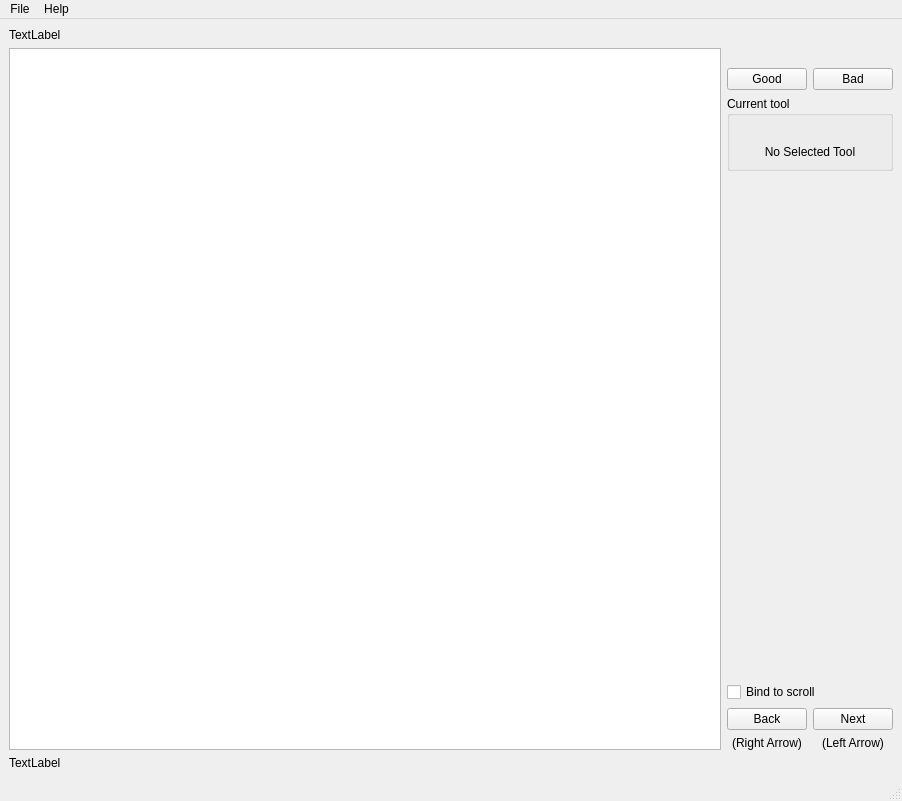
<?xml version="1.0" encoding="UTF-8"?>
<ui version="4.0">
 <class>MainWindow</class>
 <widget class="QMainWindow" name="MainWindow">
  <property name="geometry">
   <rect>
    <x>0</x>
    <y>0</y>
    <width>902</width>
    <height>801</height>
   </rect>
  </property>
  <property name="windowTitle">
   <string>CapFinder</string>
  </property>
  <widget class="QWidget" name="centralwidget">
   <layout class="QHBoxLayout" name="horizontalLayout_5">
    <item>
     <layout class="QVBoxLayout" name="verticalLayout_8">
      <item>
       <widget class="QLabel" name="label">
        <property name="text">
         <string>TextLabel</string>
        </property>
       </widget>
      </item>
      <item>
       <layout class="QHBoxLayout" name="horizontalLayout_4">
        <item>
         <widget class="QGraphicsView" name="graphicsView"/>
        </item>
        <item>
         <layout class="QVBoxLayout" name="verticalLayout_7">
          <item>
           <layout class="QHBoxLayout" name="horizontalLayout_2">
            <item>
             <layout class="QVBoxLayout" name="verticalLayout_4">
              <item>
               <widget class="QLabel" name="label_4">
                <property name="text">
                 <string/>
                </property>
                <property name="pixmap">
                 <pixmap>res/green32.png</pixmap>
                </property>
                <property name="alignment">
                 <set>Qt::AlignCenter</set>
                </property>
               </widget>
              </item>
              <item>
               <widget class="QPushButton" name="goodButton">
                <property name="text">
                 <string>Good</string>
                </property>
               </widget>
              </item>
             </layout>
            </item>
            <item>
             <layout class="QVBoxLayout" name="verticalLayout_5">
              <item>
               <widget class="QLabel" name="label_5">
                <property name="text">
                 <string/>
                </property>
                <property name="pixmap">
                 <pixmap>res/red32.png</pixmap>
                </property>
                <property name="alignment">
                 <set>Qt::AlignCenter</set>
                </property>
               </widget>
              </item>
              <item>
               <widget class="QPushButton" name="badButton">
                <property name="text">
                 <string>Bad</string>
                </property>
               </widget>
              </item>
             </layout>
            </item>
           </layout>
          </item>
          <item>
           <widget class="QGroupBox" name="groupBox">
            <property name="title">
             <string>Current tool</string>
            </property>
            <layout class="QHBoxLayout" name="horizontalLayout_3">
             <item>
              <layout class="QVBoxLayout" name="verticalLayout_6">
               <item>
                <widget class="QLabel" name="label_6">
                 <property name="text">
                  <string/>
                 </property>
                 <property name="pixmap">
                  <pixmap>res/no_tool64.png</pixmap>
                 </property>
                 <property name="alignment">
                  <set>Qt::AlignCenter</set>
                 </property>
                </widget>
               </item>
               <item>
                <widget class="QLabel" name="descriptionLable">
                 <property name="text">
                  <string>No Selected Tool</string>
                 </property>
                 <property name="alignment">
                  <set>Qt::AlignCenter</set>
                 </property>
                </widget>
               </item>
              </layout>
             </item>
            </layout>
           </widget>
          </item>
          <item>
           <spacer name="verticalSpacer">
            <property name="orientation">
             <enum>Qt::Vertical</enum>
            </property>
            <property name="sizeHint" stdset="0">
             <size>
              <width>17</width>
              <height>18</height>
             </size>
            </property>
           </spacer>
          </item>
          <item>
           <layout class="QVBoxLayout" name="verticalLayout_3">
            <item>
             <widget class="QCheckBox" name="checkBox">
              <property name="text">
               <string>Bind to scroll</string>
              </property>
             </widget>
            </item>
            <item>
             <layout class="QHBoxLayout" name="horizontalLayout">
              <item>
               <layout class="QVBoxLayout" name="verticalLayout">
                <item>
                 <widget class="QPushButton" name="backButton">
                  <property name="text">
                   <string>Back</string>
                  </property>
                 </widget>
                </item>
                <item>
                 <widget class="QLabel" name="label_2">
                  <property name="text">
                   <string>(Right Arrow)</string>
                  </property>
                  <property name="alignment">
                   <set>Qt::AlignCenter</set>
                  </property>
                 </widget>
                </item>
               </layout>
              </item>
              <item>
               <layout class="QVBoxLayout" name="verticalLayout_2">
                <item>
                 <widget class="QPushButton" name="nextButton">
                  <property name="text">
                   <string>Next</string>
                  </property>
                 </widget>
                </item>
                <item>
                 <widget class="QLabel" name="label_3">
                  <property name="text">
                   <string>(Left Arrow)</string>
                  </property>
                  <property name="alignment">
                   <set>Qt::AlignCenter</set>
                  </property>
                 </widget>
                </item>
               </layout>
              </item>
             </layout>
            </item>
           </layout>
          </item>
         </layout>
        </item>
       </layout>
      </item>
      <item>
       <widget class="QLabel" name="status_label">
        <property name="text">
         <string>TextLabel</string>
        </property>
       </widget>
      </item>
     </layout>
    </item>
   </layout>
  </widget>
  <widget class="QMenuBar" name="menubar">
   <property name="geometry">
    <rect>
     <x>0</x>
     <y>0</y>
     <width>902</width>
     <height>21</height>
    </rect>
   </property>
   <widget class="QMenu" name="menuFile">
    <property name="title">
     <string>File</string>
    </property>
    <addaction name="actionOpen"/>
   </widget>
   <widget class="QMenu" name="menuHelp">
    <property name="title">
     <string>Help</string>
    </property>
    <addaction name="actionAbout"/>
   </widget>
   <addaction name="menuFile"/>
   <addaction name="menuHelp"/>
  </widget>
  <widget class="QStatusBar" name="statusbar"/>
  <action name="actionOpen">
   <property name="text">
    <string>Open</string>
   </property>
  </action>
  <action name="actionAbout">
   <property name="text">
    <string>About</string>
   </property>
  </action>
 </widget>
 <resources/>
 <connections/>
</ui>
